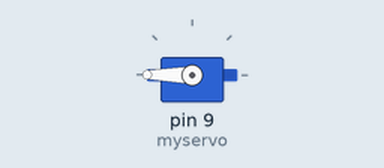
The sketch below on a simulated Arduino Uno, built with avr-gcc and run on an emulated ATmega328P. Parts: servo. What the sketch prints to the serial monitor is not drawn.

Above: at 0.05 s.
Timing chart, 0 to 3.0 s (numbered marks = the images above):
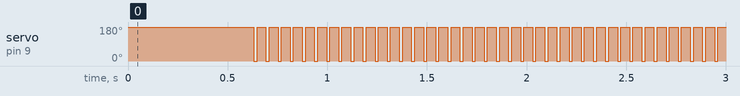

Measured:
- by itself, servo on pin 9 (myservo): alternates 180° for 0.04 s and 0° for 0.02 s

The sketch:

sketch_mar03a.ino
```cpp
// zoomkat 10-4-10 serial servo test
// type servo position 0 to 180 in serial monitor
// for writeMicroseconds, use a value like 1500
// for IDE 0019 and later
// Powering a servo from the arduino usually DOES NOT WORK.

String readString;
#include <Servo.h>
Servo myservo;  // create servo object to control a servo

void setup() {
  Serial.begin(9600);
  myservo.writeMicroseconds(2000); //set initial servo position if desired
  myservo.attach(9);  //the pin for the servo control
  Serial.println("servo-test-21"); // so I can keep track of what is loaded
}

void loop() {

    myservo.write(180); //for degees 0-180
    delay(2);
    myservo.write(0); //for degees 0-180

}
```
